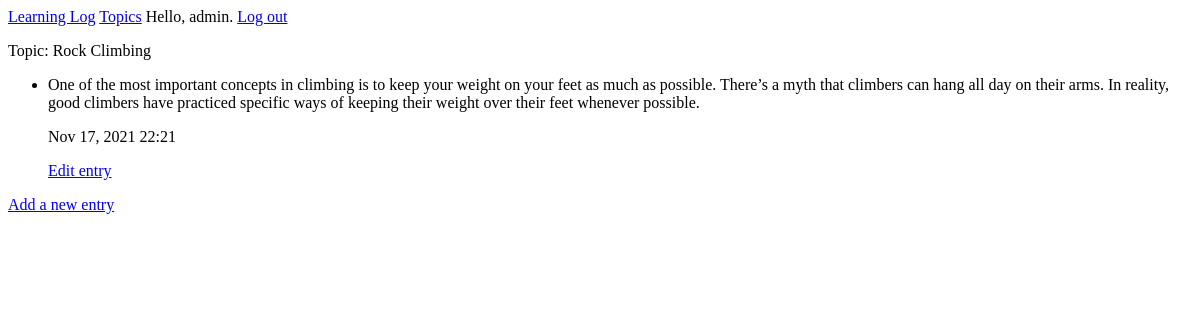
Page /topics/2/ (signed in) on the earlier database version.
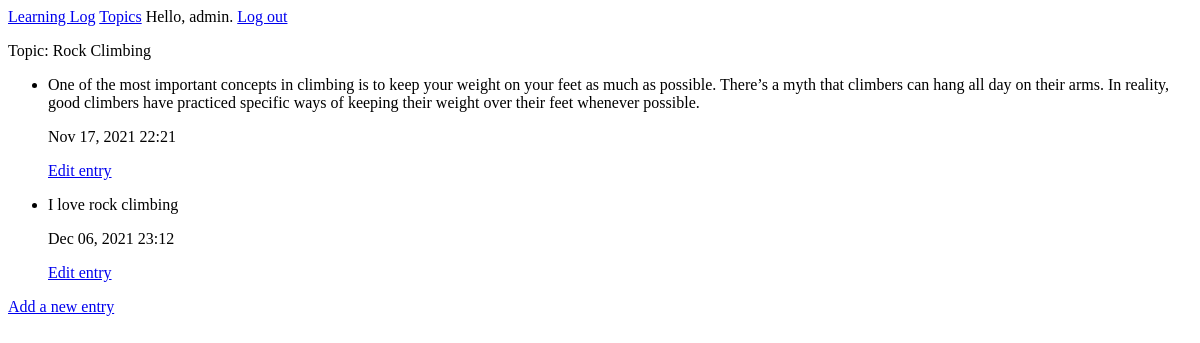
Same page on the later database version.
### MainApp/models.py (models this page shows, shortened)
class Topic(models.Model):
    text = models.CharField(max_length=200)
    date_added = models.DateTimeField(auto_now_add=True)
    owner = models.ForeignKey(User, on_delete=models.CASCADE)   #owner field is a foregin key to user
    def __str__(self):
        return self.text

class Entry(models.Model):   #has fields called topic, text, and date_added
    topic = models.ForeignKey(Topic, on_delete=models.CASCADE)
    text = models.TextField()
    date_added = models.DateTimeField(auto_now_add=True)
    class Meta:
        verbose_name_plural = 'entries'

### MainApp/views.py (the view)
# urls.py: path('topics/<int:topic_id>/',views.topic, name="topic"), #creating the individual topic pages that navigates through topics page-creates an integer variable that references the primary keys of topics
@login_required
def topic(request,topic_id):     #what you name in url file must be received in views file
    topic = Topic.objects.get(id=topic_id)
    if topic.owner != request.user:
        raise Http404
    entries = topic.entry_set.all()        #from myshell.py file
    context = {'topic':topic, 'entries':entries}  #key represents a variable name to use in template
    return render(request, 'MainApp/topic.html',context)

### MainApp/templates/mainapp/topic.html
{% extends "MainApp/base.html" %}
{% block content %}
<p>Topic: {{ topic }}</p>
<ul>
    {% for e in entries %}
    <li>
        <p>{{e.text |linebreaks}}</p>
        <p>{{e.date_added |date:'M d, Y H:i' }}</p>
        <a href="{% url 'MainApp:edit_entry' e.id %}">Edit entry</a>
    </li>
    {% empty %}
    <li> There are no entries for this topic yet.</li>
    {% endfor %}
</ul>
<p>
    <a href="{% url 'MainApp:new_entry' topic.id %}">Add a new entry</a>
</p>
{% endblock content %}

### MainApp/templates/mainapp/base.html
<p>
    <a href="{% url 'MainApp:index' %}">Learning Log</a>
    <a href="{% url 'MainApp:topics' %}">Topics</a>
    {% if user.is_authenticated %}
    Hello, {{ user.username }}.
    <a href="{% url 'users:logout' %}">Log out</a>
    {% else %}
    <a href="{% url 'users:register' %}">Register</a>
    <a href="{% url 'users:login' %}">Log in</a>
    {% endif %}
</p>
{%block content %}
{% endblock content %}

Differences in the rows shown:
added Entry: text "I love rock climbing", date_added "Dec 06, 2021 23:12"
